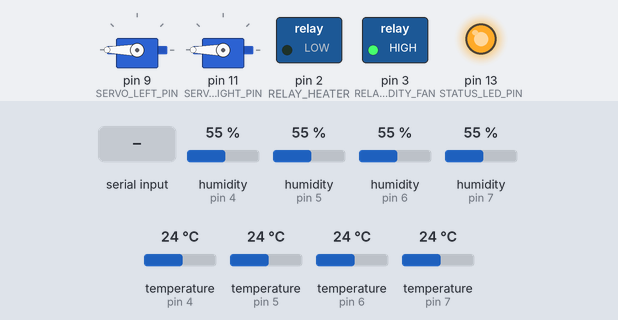
Recording of a sketch running on a simulated Arduino Uno, built with avr-gcc and run on an emulated ATmega328P. Parts: 2 × servo, switched loads named in the sketch (green lamp = pin HIGH), output pins drawn as LEDs (lit = HIGH). The inputs (shaded band) are chosen by the test bench; at power-on: humidity (sensors on pin 5, pin 4, pin 6, pin 7) 55 %, temperature (sensors on pin 6, pin 4, pin 5, pin 7) 24 °C. EEPROM starts erased; what the sketch prints to the serial monitor is not drawn.

Above: at 1.2 s.
1.3 s: "r" received over Serial
At 2.71 s:
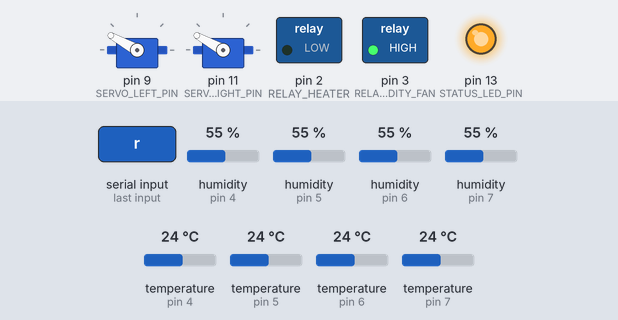
At 3.32 s:
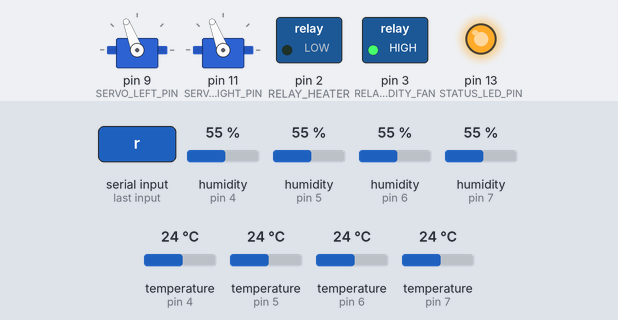
4.8 s: humidity (sensor on pin 5) set to 24 %
6.4 s: humidity (sensor on pin 5) set to 21 %
At 8.3 s:
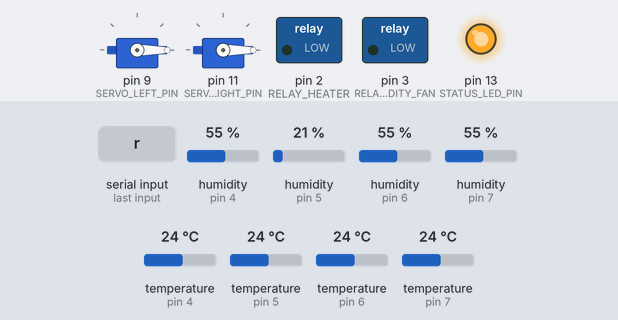
8.8 s: "R" received over Serial
At 12.5 s:
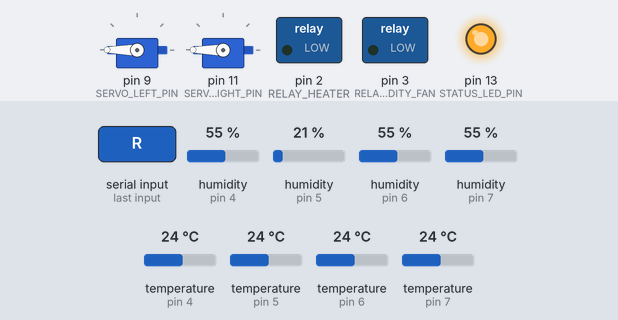
18.3 s: temperature (sensor on pin 6) set to 11 °C
19.8 s: temperature (sensor on pin 6) set to 8 °C
Timing chart, 0 to 22.8 s (numbered marks = the images above; inputs shaded):
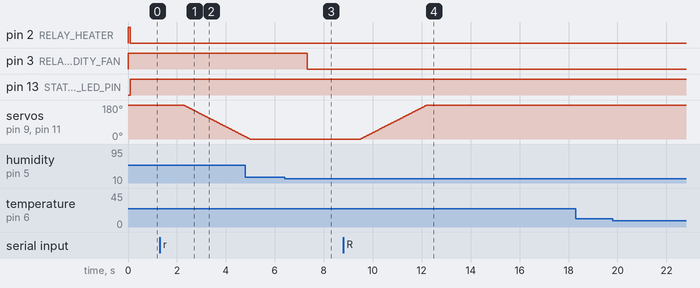

Measured:
- the behaviour switches between 23 and 22 % on humidity (sensor on pin 5) (found by bisection; images 2 and 3)
- after the input at 1.3 s, servo on pin 9 (SERVO_LEFT_PIN), servo on pin 11 (SERVO_RIGHT_PIN): moves from 180° to 13° over 2.5 s, starting after 0.96 s
- after the input at 6.4 s, pin 3 (RELAY_HUMIDITY_FAN): HIGH → LOW after 0.93 s
- after the input at 8.8 s, servo on pin 9 (SERVO_LEFT_PIN), servo on pin 11 (SERVO_RIGHT_PIN): moves from 0° to 180° over 2.7 s, starting after 0.70 s
- after the input at 18.3 s, every drawn part: stays the same
- after the input at 19.8 s, every drawn part: stays the same

The sketch:

Incubator.ino
```cpp
#include <DHT.h>
#include <Servo.h>
#include <EEPROM.h>

// =========================
// Mode
// =========================
const bool HATCHING_MODE = false;   // false = normal incubation, true = hatching mode

// =========================
// Pin assignment
// =========================
#define DHTPIN1 4
#define DHTPIN2 5
#define DHTPIN3 6
#define DHTPIN4 7
#define DHTTYPE DHT11

#define RELAY_HEATER       2
#define RELAY_HUMIDITY_FAN 3

#define SERVO_LEFT_PIN   9
#define SERVO_RIGHT_PIN  11

#define STATUS_LED_PIN 13

// =========================
// Relay logic
// =========================
const bool RELAY_ACTIVE_LOW = true;

// =========================
// Temperature control - normal mode
// =========================
const float NORMAL_SETPOINT_C = 37.5;
const float NORMAL_ALWAYS_ON_BELOW_C  = 37.3;
const float NORMAL_ALWAYS_OFF_ABOVE_C = 37.7;

const float NORMAL_CORRECTION_HIGH_TEMP_C = 37.7;
const float NORMAL_CORRECTION_LOW_TEMP_C  = 37.3;

// =========================
// Temperature control - hatching mode
// =========================
const float HATCH_SETPOINT_C = 37.2;
const float HATCH_ALWAYS_ON_BELOW_C  = 36.9;
const float HATCH_ALWAYS_OFF_ABOVE_C = 37.5;

const float HATCH_CORRECTION_HIGH_TEMP_C = 37.4;
const float HATCH_CORRECTION_LOW_TEMP_C  = 37.0;

const float EXACT_BAND = 0.0;

const unsigned long HEATER_WINDOW_MS = 100000;

// Base duties
const int DUTY_UNDER_SETPOINT = 35;
const int DUTY_AT_SETPOINT    = 30;
const int DUTY_OVER_SETPOINT  = 25;

// =========================
// Adaptive cumulative correction
// =========================
const int CORRECTION_STEP_DUTY = 5;
const int MAX_CUMULATIVE_CORRECTION = 25;

const unsigned long CORRECTION_INTERVAL_MS = 15UL * 60UL * 1000UL;

int dutyCorrection = 0;
unsigned long lastCorrectionTime = 0;

// =========================
// Humidity control
// =========================
const float NORMAL_HUM_LOW_SETPOINT  = 50.0;
const float NORMAL_HUM_HIGH_SETPOINT = 55.0;

const float HATCH_HUM_LOW_SETPOINT  = 65.0;
const float HATCH_HUM_HIGH_SETPOINT = 70.0;

// =========================
// LED OK limits
// =========================
const float NORMAL_LED_TEMP_LOW  = 37.3;
const float NORMAL_LED_TEMP_HIGH = 37.7;
const float NORMAL_LED_HUM_LOW   = 45.0;
const float NORMAL_LED_HUM_HIGH  = 65.0;

const float HATCH_LED_TEMP_LOW  = 37.0;
const float HATCH_LED_TEMP_HIGH = 37.4;
const float HATCH_LED_HUM_LOW   = 55.0;
const float HATCH_LED_HUM_HIGH  = 75.0;

// =========================
// Sensor validity limits
// =========================
const float SENSOR_TEMP_MIN_C = 10.0;
const float SENSOR_TEMP_MAX_C = 60.0;

// =========================
// Sensor offsets and average selection
// =========================
// Offset is added to the raw sensor reading before printing and before average.
// Example: if S3 reads 37.0 but real temperature is 37.5, use TEMP_OFFSET_3 = 0.5.

const float TEMP_OFFSET_1 = 1.4;
const float HUM_OFFSET_1  = 9.0;
const bool USE_SENSOR_1_IN_AVERAGE = false;   // false = print S1 but exclude from final average/control

const float TEMP_OFFSET_2 = 0.9;
const float HUM_OFFSET_2  = 12.0;
const bool USE_SENSOR_2_IN_AVERAGE = true;

const float TEMP_OFFSET_3 = 0.5;
const float HUM_OFFSET_3  = 10.0;
const bool USE_SENSOR_3_IN_AVERAGE = true;

const float TEMP_OFFSET_4 = -0.5;
const float HUM_OFFSET_4  = -6.0;
const bool USE_SENSOR_4_IN_AVERAGE = false;   // false = print S4 but exclude from final average/control

// =========================
// Servo settings
// =========================
const int SERVO_MIN_ANGLE = 0;
const int SERVO_MAX_ANGLE = 180;
const int SERVO_STEP_DELAY_MS = 15;

const unsigned long SERVO_TURN_INTERVAL_MS = 4UL * 60UL * 60UL * 1000UL;

// EEPROM addresses
const int EEPROM_SERVO_ANGLE_ADDR = 0;
const int EEPROM_NORMAL_CORRECTION_ADDR = 1;
const int EEPROM_HATCH_CORRECTION_ADDR  = 2;

// =========================
// Objects
// =========================
DHT dht1(DHTPIN1, DHTTYPE);
DHT dht2(DHTPIN2, DHTTYPE);
DHT dht3(DHTPIN3, DHTTYPE);
DHT dht4(DHTPIN4, DHTTYPE);

Servo servoLeft;
Servo servoRight;

// =========================
// State
// =========================
bool heaterOn = false;
bool humidityFanOn = false;
int heaterDuty = 0;

bool servoAtMax = true;
int currentServoAngle = SERVO_MAX_ANGLE;
unsigned long lastServoTurnTime = 0;

// =========================
// Active mode helper functions
// =========================
float activeSetpoint() {
  return HATCHING_MODE ? HATCH_SETPOINT_C : NORMAL_SETPOINT_C;
}

float activeAlwaysOnBelow() {
  return HATCHING_MODE ? HATCH_ALWAYS_ON_BELOW_C : NORMAL_ALWAYS_ON_BELOW_C;
}

float activeAlwaysOffAbove() {
  return HATCHING_MODE ? HATCH_ALWAYS_OFF_ABOVE_C : NORMAL_ALWAYS_OFF_ABOVE_C;
}

float activeCorrectionHigh() {
  return HATCHING_MODE ? HATCH_CORRECTION_HIGH_TEMP_C : NORMAL_CORRECTION_HIGH_TEMP_C;
}

float activeCorrectionLow() {
  return HATCHING_MODE ? HATCH_CORRECTION_LOW_TEMP_C : NORMAL_CORRECTION_LOW_TEMP_C;
}

float activeHumLow() {
  return HATCHING_MODE ? HATCH_HUM_LOW_SETPOINT : NORMAL_HUM_LOW_SETPOINT;
}

float activeHumHigh() {
  return HATCHING_MODE ? HATCH_HUM_HIGH_SETPOINT : NORMAL_HUM_HIGH_SETPOINT;
}

int activeCorrectionEEPROMAddress() {
  return HATCHING_MODE ? EEPROM_HATCH_CORRECTION_ADDR : EEPROM_NORMAL_CORRECTION_ADDR;
}

// =========================
// Helper functions
// =========================
void setRelay(int pin, bool on) {
  if (RELAY_ACTIVE_LOW) {
    digitalWrite(pin, on ? LOW : HIGH);
  } else {
    digitalWrite(pin, on ? HIGH : LOW);
  }
}

bool isSensorValid(float t, float h) {
  if (isnan(t) || isnan(h)) return false;
  if (t < SENSOR_TEMP_MIN_C) return false;
  if (t > SENSOR_TEMP_MAX_C) return false;
  return true;
}

float round1(float x) {
  return round(x * 10.0) / 10.0;
}

int clampDuty(int value) {
  if (value < 0) return 0;
  if (value > 100) return 100;
  return value;
}

int clampCorrection(int value) {
  if (value > MAX_CUMULATIVE_CORRECTION) return MAX_CUMULATIVE_CORRECTION;
  if (value < -MAX_CUMULATIVE_CORRECTION) return -MAX_CUMULATIVE_CORRECTION;
  return value;
}

// =========================
// EEPROM correction functions
// Stored as correction + 100
// =========================
void saveCorrectionToEEPROM(int correction) {
  int storedValue = correction + 100;
  EEPROM.update(activeCorrectionEEPROMAddress(), storedValue);
}

int readCorrectionFromEEPROM() {
  int storedValue = EEPROM.read(activeCorrectionEEPROMAddress());
  int correction = storedValue - 100;

  if (correction < -MAX_CUMULATIVE_CORRECTION ||
      correction > MAX_CUMULATIVE_CORRECTION) {
    correction = 0;
  }

  return correction;
}

void updateDutyCorrection(float temp) {
  unsigned long now = millis();

  if (now - lastCorrectionTime < CORRECTION_INTERVAL_MS) {
    return;
  }

  int oldCorrection = dutyCorrection;

  if (temp >= activeCorrectionHigh()) {
    dutyCorrection -= CORRECTION_STEP_DUTY;
    dutyCorrection = clampCorrection(dutyCorrection);
    lastCorrectionTime = now;
  }
  else if (temp <= activeCorrectionLow()) {
    dutyCorrection += CORRECTION_STEP_DUTY;
    dutyCorrection = clampCorrection(dutyCorrection);
    lastCorrectionTime = now;
  }

  if (dutyCorrection != oldCorrection) {
    saveCorrectionToEEPROM(dutyCorrection);
  }
}

int calculateHeaterDuty(float temp) {
  updateDutyCorrection(temp);

  if (temp < activeAlwaysOnBelow()) return 100;
  if (temp > activeAlwaysOffAbove()) return 0;

  int baseDuty;

  if (temp < activeSetpoint() - EXACT_BAND) {
    baseDuty = DUTY_UNDER_SETPOINT;
  }
  else if (temp > activeSetpoint() + EXACT_BAND) {
    baseDuty = DUTY_OVER_SETPOINT;
  }
  else {
    baseDuty = DUTY_AT_SETPOINT;
  }

  return clampDuty(baseDuty + dutyCorrection);
}

void applyHeaterPulseControl(int dutyPercent) {
  unsigned long windowPosition = millis() % HEATER_WINDOW_MS;
  unsigned long onTime = (HEATER_WINDOW_MS * dutyPercent) / 100;

  heaterOn = (windowPosition < onTime);
  setRelay(RELAY_HEATER, heaterOn);
}

void saveServoAngleToEEPROM(int angle) {
  EEPROM.update(EEPROM_SERVO_ANGLE_ADDR, angle);
}

int readServoAngleFromEEPROM() {
  int angle = EEPROM.read(EEPROM_SERVO_ANGLE_ADDR);

  if (angle < SERVO_MIN_ANGLE || angle > SERVO_MAX_ANGLE) {
    angle = SERVO_MAX_ANGLE;
  }

  return angle;
}

void moveServosSmooth(int targetAngle) {
  if (currentServoAngle < targetAngle) {
    for (int angle = currentServoAngle; angle <= targetAngle; angle++) {
      servoLeft.write(angle);
      servoRight.write(angle);
      delay(SERVO_STEP_DELAY_MS);
    }
  } else {
    for (int angle = currentServoAngle; angle >= targetAngle; angle--) {
      servoLeft.write(angle);
      servoRight.write(angle);
      delay(SERVO_STEP_DELAY_MS);
    }
  }

  currentServoAngle = targetAngle;
  saveServoAngleToEEPROM(currentServoAngle);
}

void rotateEggs() {
  if (HATCHING_MODE) {
    Serial.println("Servo: STOPPED (hatching mode)");
    return;
  }

  if (servoAtMax) {
    moveServosSmooth(SERVO_MIN_ANGLE);
    servoAtMax = false;
    Serial.println("Servo: MIN");
  } else {
    moveServosSmooth(SERVO_MAX_ANGLE);
    servoAtMax = true;
    Serial.println("Servo: MAX");
  }

  lastServoTurnTime = millis();
}

void checkServo() {
  if (HATCHING_MODE) {
    return;
  }

  if (Serial.available()) {
    char c = Serial.read();

    if (c == 'r' || c == 'R') {
      rotateEggs();
    }
  }

  if (millis() - lastServoTurnTime >= SERVO_TURN_INTERVAL_MS) {
    rotateEggs();
  }
}

void updateStatusLED(float controlTemp, float usedHum) {
  bool systemOK;

  if (HATCHING_MODE) {
    systemOK =
      (controlTemp >= HATCH_LED_TEMP_LOW && controlTemp <= HATCH_LED_TEMP_HIGH) &&
      (usedHum >= HATCH_LED_HUM_LOW && usedHum <= HATCH_LED_HUM_HIGH);
  } else {
    systemOK =
      (controlTemp >= NORMAL_LED_TEMP_LOW && controlTemp <= NORMAL_LED_TEMP_HIGH) &&
      (usedHum >= NORMAL_LED_HUM_LOW && usedHum <= NORMAL_LED_HUM_HIGH);
  }

  digitalWrite(STATUS_LED_PIN, systemOK ? LOW : HIGH);
}

void setup() {
  Serial.begin(9600);

  dht1.begin();
  dht2.begin();
  dht3.begin();
  dht4.begin();

  pinMode(RELAY_HEATER, OUTPUT);
  pinMode(RELAY_HUMIDITY_FAN, OUTPUT);

  setRelay(RELAY_HEATER, false);
  setRelay(RELAY_HUMIDITY_FAN, false);

  pinMode(STATUS_LED_PIN, OUTPUT);
  digitalWrite(STATUS_LED_PIN, LOW);

  dutyCorrection = readCorrectionFromEEPROM();

  int savedServoAngle = readServoAngleFromEEPROM();

  servoLeft.attach(SERVO_LEFT_PIN);
  servoRight.attach(SERVO_RIGHT_PIN);

  servoLeft.write(savedServoAngle);
  servoRight.write(savedServoAngle);

  currentServoAngle = savedServoAngle;
  servoAtMax = (savedServoAngle == SERVO_MAX_ANGLE);

  lastServoTurnTime = millis();
  lastCorrectionTime = millis();

  Serial.print("System started | Mode=");
  Serial.print(HATCHING_MODE ? "HATCHING" : "NORMAL");
  Serial.print(" | Saved Corr=");
  Serial.println(dutyCorrection);
}

// =========================
// MAIN LOOP
// =========================
void loop() {
  checkServo();

  float h1 = dht1.readHumidity();
  float t1 = dht1.readTemperature();

  float h2 = dht2.readHumidity();
  float t2 = dht2.readTemperature();

  float h3 = dht3.readHumidity();
  float t3 = dht3.readTemperature();

  float h4 = dht4.readHumidity();
  float t4 = dht4.readTemperature();

  h1 += HUM_OFFSET_1;
  t1 += TEMP_OFFSET_1;

  h2 += HUM_OFFSET_2;
  t2 += TEMP_OFFSET_2;

  h3 += HUM_OFFSET_3;
  t3 += TEMP_OFFSET_3;

  h4 += HUM_OFFSET_4;
  t4 += TEMP_OFFSET_4;

  bool ok1 = isSensorValid(t1, h1);
  bool ok2 = isSensorValid(t2, h2);
  bool ok3 = isSensorValid(t3, h3);
  bool ok4 = isSensorValid(t4, h4);

  float usedTemp = 0;
  float usedHum  = 0;
  int usedCount = 0;

  bool use1 = ok1 && USE_SENSOR_1_IN_AVERAGE;
  bool use2 = ok2 && USE_SENSOR_2_IN_AVERAGE;
  bool use3 = ok3 && USE_SENSOR_3_IN_AVERAGE;
  bool use4 = ok4 && USE_SENSOR_4_IN_AVERAGE;

  if (use1) {
    usedTemp += t1;
    usedHum  += h1;
    usedCount++;
  }

  if (use2) {
    usedTemp += t2;
    usedHum  += h2;
    usedCount++;
  }

  if (use3) {
    usedTemp += t3;
    usedHum  += h3;
    usedCount++;
  }

  if (use4) {
    usedTemp += t4;
    usedHum  += h4;
    usedCount++;
  }

  bool anyUsedSensor = (usedCount > 0);

  if (anyUsedSensor) {
    usedTemp /= usedCount;
    usedHum  /= usedCount;

    float controlTemp = round1(usedTemp);

    heaterDuty = calculateHeaterDuty(controlTemp);

    applyHeaterPulseControl(heaterDuty);

    if (!humidityFanOn && usedHum < activeHumLow()) {
      humidityFanOn = true;
      setRelay(RELAY_HUMIDITY_FAN, true);
    }
    else if (humidityFanOn && usedHum > activeHumHigh()) {
      humidityFanOn = false;
      setRelay(RELAY_HUMIDITY_FAN, false);
    }

    updateStatusLED(controlTemp, usedHum);

    float maxTemp = -100.0;
    float minTemp = 100.0;

    if (ok1) {
      maxTemp = max(maxTemp, t1);
      minTemp = min(minTemp, t1);
    }

    if (ok2) {
      maxTemp = max(maxTemp, t2);
      minTemp = min(minTemp, t2);
    }

    if (ok3) {
      maxTemp = max(maxTemp, t3);
      minTemp = min(minTemp, t3);
    }

    if (ok4) {
      maxTemp = max(maxTemp, t4);
      minTemp = min(minTemp, t4);
    }

    float tempSpread = maxTemp - minTemp;

    Serial.print("Mode=");
    Serial.print(HATCHING_MODE ? "HATCH" : "NORMAL");

    Serial.print(" | S1: ");
    if (ok1) {
      Serial.print(t1, 1);
      Serial.print("C ");
      Serial.print(h1, 1);
      Serial.print("%");
      Serial.print(USE_SENSOR_1_IN_AVERAGE ? " [AVG]" : " [PRINT]");
    } else {
      Serial.print("ERR");
    }

    Serial.print(" | S2: ");
    if (ok2) {
      Serial.print(t2, 1);
      Serial.print("C ");
      Serial.print(h2, 1);
      Serial.print("%");
      Serial.print(USE_SENSOR_2_IN_AVERAGE ? " [AVG]" : " [PRINT]");
    } else {
      Serial.print("ERR");
    }

    Serial.print(" | S3: ");
    if (ok3) {
      Serial.print(t3, 1);
      Serial.print("C ");
      Serial.print(h3, 1);
      Serial.print("%");
      Serial.print(USE_SENSOR_3_IN_AVERAGE ? " [AVG]" : " [PRINT]");
    } else {
      Serial.print("ERR");
    }

    Serial.print(" | S4: ");
    if (ok4) {
      Serial.print(t4, 1);
      Serial.print("C ");
      Serial.print(h4, 1);
      Serial.print("%");
      Serial.print(USE_SENSOR_4_IN_AVERAGE ? " [AVG]" : " [PRINT]");
    } else {
      Serial.print("ERR");
    }

    Serial.print(" | AvgSensors=");
    Serial.print(usedCount);

    Serial.print(" | T=");
    Serial.print(controlTemp, 1);

    Serial.print(" | H=");
    Serial.print(usedHum, 1);

    Serial.print(" | Spread=");
    Serial.print(tempSpread, 1);

    Serial.print(" | Duty=");
    Serial.print(heaterDuty);

    Serial.print(" | Corr=");
    Serial.print(dutyCorrection);

    Serial.print(" | Heater=");
    Serial.print(heaterOn);

    Serial.print(" | HumFan=");
    Serial.print(humidityFanOn);

    Serial.print(" | Servo=");
    if (HATCHING_MODE) {
      Serial.println("STOPPED");
    } else {
      Serial.println(servoAtMax ? "MAX" : "MIN");
    }
  }
  else {
    heaterOn = false;
    humidityFanOn = false;
    heaterDuty = 0;

    setRelay(RELAY_HEATER, false);
    setRelay(RELAY_HUMIDITY_FAN, false);

    digitalWrite(STATUS_LED_PIN, HIGH);

    Serial.println("Heater: OFF | HumFan: OFF | LED: ON (no sensors selected for average/control)");
  }

  delay(2000);
}
```
